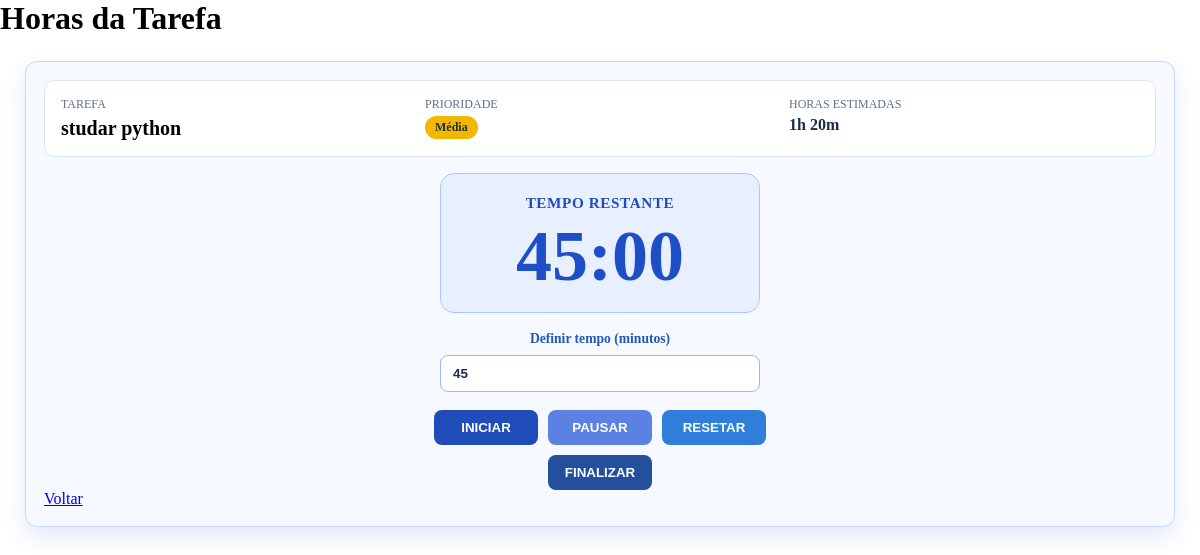
The app's page /horas/26/ with its own data.
### tarefas/models.py (models this page shows, shortened)
class Tarefa(models.Model):
    PRIORIDADE_CHOICES = [
        ('BA', 'Baixa'),
        ('ME', 'Média'),
        ('AL', 'Alta'),
    ]
    nome = models.CharField(max_length=255)
    descricao = models.TextField(blank=True)
    prioridade = models.CharField(
        max_length=2, choices=PRIORIDADE_CHOICES, default='ME')
    horas_estimadas = models.PositiveIntegerField(
        default=0, help_text='Minutos estimados')
    horas_trabalhadas = models.PositiveIntegerField(
        default=0, help_text='Minutos trabalhados')
    data = models.DateField()
    @property
    def horas_estimadas_formatadas(self):
        horas = self.horas_estimadas // 60
        minutos = self.horas_estimadas % 60
        if horas > 0 and minutos > 0:
            return f"{horas}h {minutos}m"
        if horas > 0:
            return f"{horas}h"
        return f"{minutos}m"

### tarefas/views.py (the view)
# urls.py: path('horas/<int:tarefa_id>/', views.horas_tarefa, name='horas_tarefa'),
def horas_tarefa(request, tarefa_id):
    tarefa = get_object_or_404(Tarefa, id=tarefa_id)
    return render(request, 'horas_tarefa.html', {'tarefa': tarefa})

### templates/horas_tarefa.html (shortened to what this page needs)
{% extends 'index.html' %}
{% block content %}
<h1>Horas da Tarefa</h1>
<section class='horas-container'>
  <header class='tarefa-detalhes'>
    <div class='detalhe-item'>
      <small class='item-label'>Tarefa</small>
      <h2>{{ tarefa.nome }}</h2>
    </div>
    <div class='detalhe-item'>
      <small class='item-label'>Prioridade</small>
      <span class='prioridade-badge {{ tarefa.prioridade|lower }}'>{{ tarefa.get_prioridade_display }}</span>
    </div>
    <div class='detalhe-item'>
      <small class='item-label'>Horas estimadas</small>
      <span>{{ tarefa.horas_estimadas_formatadas }}</span>
    </div>
  </header>
  <main>
    <section class='contador'>
      <div class="relogio">
        <h3>Tempo restante</h3>
        <h1 id="time"></h1>
      </div>
      <div class="escolher_tempo">
        <label for="tempo-minutos">Definir tempo (minutos)</label>
        <input type="number" id="tempo-minutos" min="1" max="999" value="45" />
      </div>
      <div class="painel">
        <button type="button" class="btn-cont btn-iniciar">Iniciar</button>
        <button type="button" class="btn-cont btn-pausar">Pausar</button>
        <button type="button" class="btn-cont btn-resetar">Resetar</button>
        <button type="button" class="btn-cont btn-finalizar">Finalizar</button>
      </div>
    </section>
  </main>
  <div class='actions-row'>
    <a href="{% url 'tarefa_especifica' tarefa.data %}" class="btn-back">Voltar</a>
  </div>
</section>
{% endblock %}

### static/css/estilo.css (style rules this page uses)
body { background: white; }
* { margin: 0; padding: 0; box-sizing: border-box; }
.horas-container { max-width: 1150px; margin: 24px auto; padding: 18px; background-color: #f6f9ff; border: 1px solid #c7d8ff; border-radius: 12px; box-shadow: 0 10px 22px rgba(31, 76, 185, 0.12); }
.tarefa-detalhes { display: flex; flex-wrap: wrap; gap: 14px; align-items: flex-start; padding: 16px; background: #ffffff; border-radius: 10px; border: 1px solid #d9e6ff; margin-bottom: 16px; }
.detalhe-item { min-width: 180px; flex: 1 1 150px; }
.detalhe-item h2 { margin: 0; font-size: 1.25rem; line-height: 1.2; }
.item-label { display: block; font-size: 0.75rem; color: #5f6f88; text-transform: uppercase; margin-bottom: 4px; }
.detalhe-item span { font-weight: 600; color: #1d2a4a; }
.prioridade-badge { display: inline-block; padding: 4px 10px; border-radius: 999px; font-size: 0.75rem; color: white; font-weight: 700; }
.prioridade-badge.me { background-color: #f2b700; color: #1f2f39; }
.actions-row { display: flex; justify-content: flex-start; gap: 12px; }
.contador { display: flex; flex-direction: column; justify-content: center; align-items: center; gap: 18px; margin-top: 16px; }
.relogio { display: flex; flex-direction: column; align-items: center; justify-content: center; background: #e8efff; border: 1px solid #aac8ff; border-radius: 14px; padding: 20px 24px; min-width: 320px; }
.relogio h3 { margin: 0; color: #1f4cb9; text-transform: uppercase; letter-spacing: 0.04em; font-size: 0.95rem; }
.relogio h1 { margin: 8px 0 0; font-size: 4.5rem; line-height: 1; color: #1e4fc6; font-weight: 800; }
.escolher_tempo { display: flex; flex-direction: column; align-items: center; gap: 8px; width: 100%; max-width: 320px; }
.escolher_tempo label { font-size: 0.85rem; color: #2557b8; font-weight: 600; }
.escolher_tempo input { width: 100%; padding: 10px 12px; border: 1px solid #95b7ff; border-radius: 8px; font-weight: 700; color: #1a2a54; }
.painel { display: flex; flex-wrap: wrap; justify-content: center; gap: 10px; width: 100%; max-width: 440px; }
.btn-cont { border: 0; color: white; padding: 10px 14px; border-radius: 8px; font-weight: 700; cursor: pointer; min-width: 104px; text-transform: uppercase; }
.btn-iniciar { background: #1f4cb9; }
.btn-pausar { background: #5b82e2; }
.btn-resetar { background: #2f7ed9; }
.btn-finalizar { background: #244f9e; }

### records on screen
Tarefa: nome "studar python", prioridade "Média", horas_estimadas_formatadas "1h 20m"
